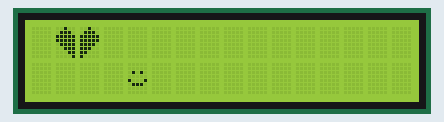
Recording of a sketch running on a simulated Arduino Uno, built with avr-gcc and run on an emulated ATmega328P. Shown: 16×2 character LCD.

Above: at 0.1 s.

The sketch:

LCD-display-characters.ino
```cpp
#include <LiquidCrystal.h>

LiquidCrystal lcd(1, 2, 4, 5, 6, 7);


byte first_half[8]= {
  B00100,
  B01110,
  B11111,
  B11111,
  B01111,
  B00111,
  B00011,
  B00001
};

byte second_half[8]= {
  B00100,
  B01110,
  B11111,
  B11111,
  B11110,
  B11100,
  B11000,
  B10000
};

byte smiley[8] = {
  B00000,
  B00000,
  B01010,
  B00000,
  B10001,
  B01110,
  B00000,
  B00000
};

void setup() {
 lcd.begin(16,2);
 lcd.createChar(1, first_half);
 lcd.createChar(2, second_half);
 lcd.createChar(3, smiley);
};

void loop() {
    lcd.setCursor(1,0);
    lcd.write(1);
    lcd.write(2);
    lcd.setCursor(4,1);
    lcd.write(3);
    delay(1000);
    lcd.clear(); // Write a character to the LCD

}
```
